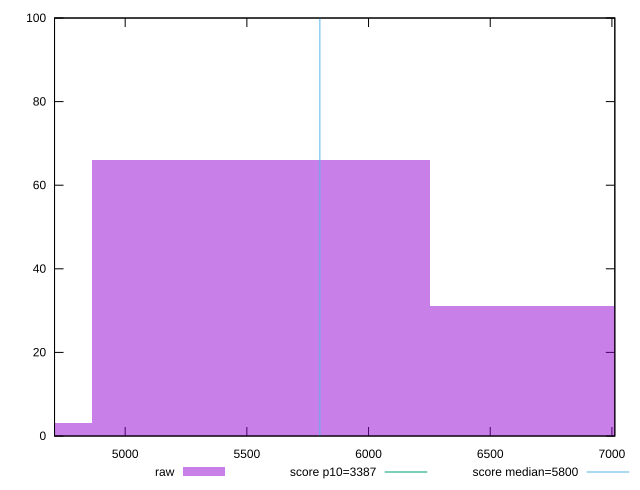

Write the gnuplot code that produced this figure.
reset

$raw <<EOF
5556.550038922295 66
6945.687548652869 31
4167.412529191722 3
EOF

set key outside below
set boxwidth 1389.1375097305738
set xrange [4709.6945982424095:7011.9660702062665]
set yrange [0:100]
set trange [0:100]
set style fill transparent solid 0.5 noborder

set parametric
set terminal svg size 640, 490 enhanced background rgb 'white'
set output "report_00018_2021-02-10T15-25-16.877Z/speed-index/samples/pages/raw/histogram.svg"

plot $raw title "raw" with boxes, \
     3387,t title "score p10=3387", \
     5800,t title "score median=5800"

reset
